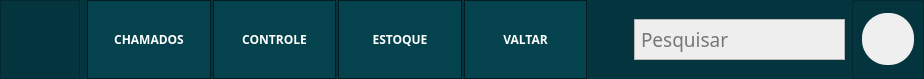
     <widget class="QFrame" name="frameBackMenu">
      <property name="minimumSize">
       <size>
        <width>0</width>
        <height>0</height>
       </size>
      </property>
      <property name="maximumSize">
       <size>
        <width>16777215</width>
        <height>79</height>
       </size>
      </property>
      <property name="styleSheet">
       <string notr="true">background-color: rgb(4, 52, 61);</string>
      </property>
      <property name="frameShape">
       <enum>QFrame::NoFrame</enum>
      </property>
      <property name="frameShadow">
       <enum>QFrame::Raised</enum>
      </property>
      <layout class="QHBoxLayout" name="horizontalLayout">
       <property name="spacing">
        <number>7</number>
       </property>
       <property name="leftMargin">
        <number>0</number>
       </property>
       <property name="topMargin">
        <number>0</number>
       </property>
       <property name="rightMargin">
        <number>0</number>
       </property>
       <property name="bottomMargin">
        <number>0</number>
       </property>
       <item>
        <widget class="QFrame" name="frame_logo">
         <property name="minimumSize">
          <size>
           <width>80</width>
           <height>0</height>
          </size>
         </property>
         <property name="maximumSize">
          <size>
           <width>80</width>
           <height>16777215</height>
          </size>
         </property>
         <property name="styleSheet">
          <string notr="true">background-image: url(:/barr/IconLogo.png);
background-position:center;
background-repeat: no-repeat;
</string>
         </property>
         <property name="frameShape">
          <enum>QFrame::StyledPanel</enum>
         </property>
         <property name="frameShadow">
          <enum>QFrame::Raised</enum>
         </property>
        </widget>
       </item>
       <item>
        <widget class="QFrame" name="frameBottons">
         <property name="minimumSize">
          <size>
           <width>500</width>
           <height>0</height>
          </size>
         </property>
         <property name="maximumSize">
          <size>
           <width>220</width>
           <height>16777215</height>
          </size>
         </property>
         <property name="frameShape">
          <enum>QFrame::NoFrame</enum>
         </property>
         <property name="frameShadow">
          <enum>QFrame::Raised</enum>
         </property>
         <layout class="QHBoxLayout" name="horizontalLayout_2">
          <property name="spacing">
           <number>2</number>
          </property>
          <property name="leftMargin">
           <number>0</number>
          </property>
          <property name="topMargin">
           <number>0</number>
          </property>
          <property name="rightMargin">
           <number>0</number>
          </property>
          <property name="bottomMargin">
           <number>0</number>
          </property>
          <item>
           <widget class="QPushButton" name="pushButtonChamados">
            <property name="sizePolicy">
             <sizepolicy hsizetype="Minimum" vsizetype="Minimum">
              <horstretch>0</horstretch>
              <verstretch>0</verstretch>
             </sizepolicy>
            </property>
            <property name="minimumSize">
             <size>
              <width>108</width>
              <height>0</height>
             </size>
            </property>
            <property name="font">
             <font>
              <family>Asap</family>
              <pointsize>9</pointsize>
              <weight>75</weight>
              <bold>true</bold>
             </font>
            </property>
            <property name="cursor">
             <cursorShape>PointingHandCursor</cursorShape>
            </property>
            <property name="styleSheet">
             <string notr="true">QPushButton{
	
	
	background-color: rgb(4, 66, 77);
	color: rgb(255, 255, 255);
	border: 1px solid;
	border-color: rgb(2, 28, 33);
}

QPushButton:hover {
	
	background-color: rgb(5, 75, 88);
}
QPushButton:pressed {
	
	background-color: rgb(2, 38, 45);
}</string>
            </property>
            <property name="text">
             <string>CHAMADOS</string>
            </property>
           </widget>
          </item>
          <item>
           <widget class="QPushButton" name="pushButtonControle">
            <property name="sizePolicy">
             <sizepolicy hsizetype="Minimum" vsizetype="Minimum">
              <horstretch>0</horstretch>
              <verstretch>0</verstretch>
             </sizepolicy>
            </property>
            <property name="minimumSize">
             <size>
              <width>0</width>
              <height>0</height>
             </size>
            </property>
            <property name="font">
             <font>
              <family>Asap</family>
              <pointsize>9</pointsize>
              <weight>75</weight>
              <bold>true</bold>
             </font>
            </property>
            <property name="cursor">
             <cursorShape>PointingHandCursor</cursorShape>
            </property>
            <property name="styleSheet">
             <string notr="true">QPushButton{
	
	
	background-color: rgb(4, 66, 77);
	color: rgb(255, 255, 255);
	border: 1px solid;
	border-color: rgb(2, 28, 33);
}

QPushButton:hover {
	
	background-color: rgb(5, 75, 88);
}
QPushButton:pressed {
	
	background-color: rgb(2, 38, 45);
}</string>
            </property>
            <property name="text">
             <string>CONTROLE</string>
            </property>
           </widget>
          </item>
          <item>
           <widget class="QPushButton" name="pushButtonEstoque">
            <property name="sizePolicy">
             <sizepolicy hsizetype="Minimum" vsizetype="Minimum">
              <horstretch>0</horstretch>
              <verstretch>0</verstretch>
             </sizepolicy>
            </property>
            <property name="font">
             <font>
              <family>Asap</family>
              <pointsize>9</pointsize>
              <weight>75</weight>
              <bold>true</bold>
             </font>
            </property>
            <property name="cursor">
             <cursorShape>PointingHandCursor</cursorShape>
            </property>
            <property name="styleSheet">
             <string notr="true">QPushButton{
	
	
	background-color: rgb(4, 66, 77);
	color: rgb(255, 255, 255);
	border: 1px solid;
	border-color: rgb(2, 28, 33);
}

QPushButton:hover {
	
	background-color: rgb(5, 75, 88);
}
QPushButton:pressed {
	
	background-color: rgb(2, 38, 45);
}</string>
            </property>
            <property name="text">
             <string>ESTOQUE</string>
            </property>
           </widget>
          </item>
          <item>
           <widget class="QPushButton" name="pushButtonVoltar">
            <property name="sizePolicy">
             <sizepolicy hsizetype="Minimum" vsizetype="Minimum">
              <horstretch>0</horstretch>
              <verstretch>0</verstretch>
             </sizepolicy>
            </property>
            <property name="font">
             <font>
              <family>Asap</family>
              <pointsize>9</pointsize>
              <weight>75</weight>
              <bold>true</bold>
             </font>
            </property>
            <property name="cursor">
             <cursorShape>PointingHandCursor</cursorShape>
            </property>
            <property name="styleSheet">
             <string notr="true">QPushButton{
	
	
	background-color: rgb(4, 66, 77);
	color: rgb(255, 255, 255);
	border: 1px solid;
	border-color: rgb(2, 28, 33);
}

QPushButton:hover {
	
	background-color: rgb(5, 75, 88);
}
QPushButton:pressed {
	
	background-color: rgb(2, 38, 45);
}</string>
            </property>
            <property name="text">
             <string>VALTAR</string>
            </property>
           </widget>
          </item>
         </layout>
        </widget>
       </item>
       <item>
        <spacer name="horizontalSpacer">
         <property name="orientation">
          <enum>Qt::Horizontal</enum>
         </property>
         <property name="sizeHint" stdset="0">
          <size>
           <width>40</width>
           <height>20</height>
          </size>
         </property>
        </spacer>
       </item>
       <item>
        <widget class="QFrame" name="frame_Pesquisar">
         <property name="maximumSize">
          <size>
           <width>347</width>
           <height>41</height>
          </size>
         </property>
         <property name="styleSheet">
          <string notr="true">background-color:  rgb(238, 238, 238);</string>
         </property>
         <property name="frameShape">
          <enum>QFrame::StyledPanel</enum>
         </property>
         <property name="frameShadow">
          <enum>QFrame::Raised</enum>
         </property>
         <layout class="QHBoxLayout" name="horizontalLayout_3">
          <property name="spacing">
           <number>0</number>
          </property>
          <property name="leftMargin">
           <number>4</number>
          </property>
          <property name="topMargin">
           <number>0</number>
          </property>
          <property name="rightMargin">
           <number>0</number>
          </property>
          <property name="bottomMargin">
           <number>0</number>
          </property>
          <item>
           <widget class="QLineEdit" name="lineEdit_pesquisar">
            <property name="sizePolicy">
             <sizepolicy hsizetype="Expanding" vsizetype="Minimum">
              <horstretch>0</horstretch>
              <verstretch>0</verstretch>
             </sizepolicy>
            </property>
            <property name="font">
             <font>
              <family>Asap</family>
              <pointsize>14</pointsize>
             </font>
            </property>
            <property name="styleSheet">
             <string notr="true">background-color: rgb(238, 238, 238);
border: 0px</string>
            </property>
            <property name="text">
             <string/>
            </property>
            <property name="cursorPosition">
             <number>0</number>
            </property>
            <property name="placeholderText">
             <string>Pesquisar</string>
            </property>
           </widget>
          </item>
          <item>
           <widget class="QPushButton" name="pushButton_Pesquisar">
            <property name="sizePolicy">
             <sizepolicy hsizetype="MinimumExpanding" vsizetype="Minimum">
              <horstretch>0</horstretch>
              <verstretch>0</verstretch>
             </sizepolicy>
            </property>
            <property name="maximumSize">
             <size>
              <width>43</width>
              <height>36</height>
             </size>
            </property>
            <property name="font">
             <font>
              <family>Asap</family>
             </font>
            </property>
            <property name="styleSheet">
             <string notr="true">QPushButton {
	background-image: url(:/barr/IconPesquisar1.png);
	background-position:center;
	background-repeat: no-repeat;
	background-color: rgb(238, 238, 238);
	border: 1px solid;
	
	border-color:  rgb(238, 238, 238);
}
QPushButton:hover {
	background-image: url(:/barr/IconPesquisar.png);
	background-color: rgb(243, 243, 243);
}
QPushButton:pressed {
	background-color: rgb(226, 226, 226);
}</string>
            </property>
           </widget>
          </item>
         </layout>
        </widget>
       </item>
       <item>
        <widget class="QFrame" name="frame_perfil">
         <property name="maximumSize">
          <size>
           <width>80</width>
           <height>16777215</height>
          </size>
         </property>
         <property name="frameShape">
          <enum>QFrame::StyledPanel</enum>
         </property>
         <property name="frameShadow">
          <enum>QFrame::Raised</enum>
         </property>
         <layout class="QGridLayout" name="gridLayout">
          <item row="0" column="0">
           <widget class="QFrame" name="frame">
            <property name="minimumSize">
             <size>
              <width>52</width>
              <height>52</height>
             </size>
            </property>
            <property name="maximumSize">
             <size>
              <width>52</width>
              <height>52</height>
             </size>
            </property>
            <property name="styleSheet">
             <string notr="true">background-color: rgb(239, 239, 239);
border-radius: 25px</string>
            </property>
            <property name="frameShape">
             <enum>QFrame::StyledPanel</enum>
            </property>
            <property name="frameShadow">
             <enum>QFrame::Raised</enum>
            </property>
           </widget>
          </item>
         </layout>
        </widget>
       </item>
      </layout>
     </widget>
